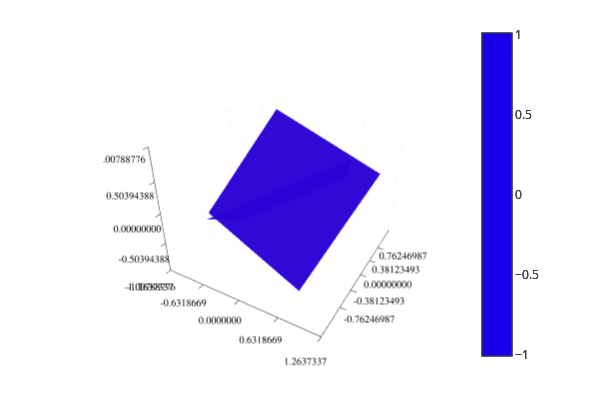

Notebook code cell kept with this figure:
### Code cell
plot_matrix_as_plane(W*E1*U1*V1', color=:blue)
